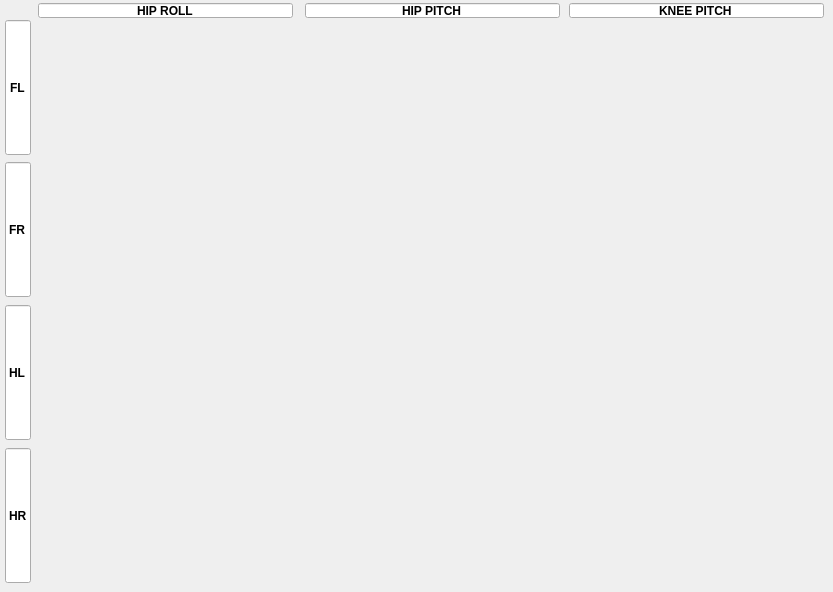
        <widget class="QWidget" name="tab_motor_velocity">
         <attribute name="title">
          <string>Velocity</string>
         </attribute>
         <widget class="QLineEdit" name="LE_HIP_ROLL_2">
          <property name="geometry">
           <rect>
            <x>38</x>
            <y>3</y>
            <width>255</width>
            <height>15</height>
           </rect>
          </property>
          <property name="sizePolicy">
           <sizepolicy hsizetype="Expanding" vsizetype="Expanding">
            <horstretch>0</horstretch>
            <verstretch>0</verstretch>
           </sizepolicy>
          </property>
          <property name="font">
           <font>
            <pointsize>9</pointsize>
            <weight>75</weight>
            <bold>true</bold>
           </font>
          </property>
          <property name="mouseTracking">
           <bool>false</bool>
          </property>
          <property name="text">
           <string>HIP ROLL</string>
          </property>
          <property name="alignment">
           <set>Qt::AlignCenter</set>
          </property>
          <property name="readOnly">
           <bool>true</bool>
          </property>
         </widget>
         <widget class="QCustomPlot" name="QCP_MT_VEL_FLHR" native="true">
          <property name="geometry">
           <rect>
            <x>38</x>
            <y>20</y>
            <width>255</width>
            <height>135</height>
           </rect>
          </property>
         </widget>
         <widget class="QCustomPlot" name="QCP_MT_VEL_HLHP" native="true">
          <property name="geometry">
           <rect>
            <x>305</x>
            <y>305</y>
            <width>255</width>
            <height>135</height>
           </rect>
          </property>
         </widget>
         <widget class="QCustomPlot" name="QCP_MT_VEL_HRKP" native="true">
          <property name="geometry">
           <rect>
            <x>569</x>
            <y>448</y>
            <width>255</width>
            <height>135</height>
           </rect>
          </property>
         </widget>
         <widget class="QCustomPlot" name="QCP_MT_VEL_FRHR" native="true">
          <property name="geometry">
           <rect>
            <x>38</x>
            <y>162</y>
            <width>255</width>
            <height>135</height>
           </rect>
          </property>
         </widget>
         <widget class="QLineEdit" name="LE_FL_2">
          <property name="geometry">
           <rect>
            <x>5</x>
            <y>20</y>
            <width>26</width>
            <height>135</height>
           </rect>
          </property>
          <property name="sizePolicy">
           <sizepolicy hsizetype="Expanding" vsizetype="Expanding">
            <horstretch>0</horstretch>
            <verstretch>0</verstretch>
           </sizepolicy>
          </property>
          <property name="font">
           <font>
            <pointsize>9</pointsize>
            <weight>75</weight>
            <italic>false</italic>
            <bold>true</bold>
            <underline>false</underline>
            <kerning>false</kerning>
           </font>
          </property>
          <property name="mouseTracking">
           <bool>false</bool>
          </property>
          <property name="layoutDirection">
           <enum>Qt::LeftToRight</enum>
          </property>
          <property name="autoFillBackground">
           <bool>false</bool>
          </property>
          <property name="text">
           <string>FL</string>
          </property>
          <property name="cursorPosition">
           <number>2</number>
          </property>
          <property name="alignment">
           <set>Qt::AlignCenter</set>
          </property>
          <property name="readOnly">
           <bool>true</bool>
          </property>
          <property name="clearButtonEnabled">
           <bool>false</bool>
          </property>
         </widget>
         <widget class="QCustomPlot" name="QCP_MT_VEL_FRHP" native="true">
          <property name="geometry">
           <rect>
            <x>305</x>
            <y>162</y>
            <width>255</width>
            <height>135</height>
           </rect>
          </property>
         </widget>
         <widget class="QCustomPlot" name="QCP_MT_VEL_FRKP" native="true">
          <property name="geometry">
           <rect>
            <x>569</x>
            <y>162</y>
            <width>255</width>
            <height>135</height>
           </rect>
          </property>
         </widget>
         <widget class="QCustomPlot" name="QCP_MT_VEL_HLHR" native="true">
          <property name="geometry">
           <rect>
            <x>38</x>
            <y>305</y>
            <width>255</width>
            <height>135</height>
           </rect>
          </property>
         </widget>
         <widget class="QCustomPlot" name="QCP_MT_VEL_FLHP" native="true">
          <property name="geometry">
           <rect>
            <x>305</x>
            <y>20</y>
            <width>255</width>
            <height>135</height>
           </rect>
          </property>
         </widget>
         <widget class="QLineEdit" name="LE_HR_2">
          <property name="geometry">
           <rect>
            <x>5</x>
            <y>448</y>
            <width>26</width>
            <height>135</height>
           </rect>
          </property>
          <property name="sizePolicy">
           <sizepolicy hsizetype="Expanding" vsizetype="Expanding">
            <horstretch>0</horstretch>
            <verstretch>0</verstretch>
           </sizepolicy>
          </property>
          <property name="font">
           <font>
            <pointsize>9</pointsize>
            <weight>75</weight>
            <italic>false</italic>
            <bold>true</bold>
            <underline>false</underline>
            <kerning>false</kerning>
           </font>
          </property>
          <property name="mouseTracking">
           <bool>false</bool>
          </property>
          <property name="layoutDirection">
           <enum>Qt::LeftToRight</enum>
          </property>
          <property name="autoFillBackground">
           <bool>false</bool>
          </property>
          <property name="text">
           <string>HR</string>
          </property>
          <property name="alignment">
           <set>Qt::AlignCenter</set>
          </property>
          <property name="readOnly">
           <bool>true</bool>
          </property>
          <property name="clearButtonEnabled">
           <bool>false</bool>
          </property>
         </widget>
         <widget class="QCustomPlot" name="QCP_MT_VEL_FLKP" native="true">
          <property name="geometry">
           <rect>
            <x>569</x>
            <y>20</y>
            <width>255</width>
            <height>135</height>
           </rect>
          </property>
         </widget>
         <widget class="QCustomPlot" name="QCP_MT_VEL_HLKP" native="true">
          <property name="geometry">
           <rect>
            <x>569</x>
            <y>305</y>
            <width>255</width>
            <height>135</height>
           </rect>
          </property>
         </widget>
         <widget class="QLineEdit" name="LE_HL_2">
          <property name="geometry">
           <rect>
            <x>5</x>
            <y>305</y>
            <width>26</width>
            <height>135</height>
           </rect>
          </property>
          <property name="sizePolicy">
           <sizepolicy hsizetype="Expanding" vsizetype="Expanding">
            <horstretch>0</horstretch>
            <verstretch>0</verstretch>
           </sizepolicy>
          </property>
          <property name="font">
           <font>
            <pointsize>9</pointsize>
            <weight>75</weight>
            <italic>false</italic>
            <bold>true</bold>
            <underline>false</underline>
            <kerning>false</kerning>
           </font>
          </property>
          <property name="mouseTracking">
           <bool>false</bool>
          </property>
          <property name="layoutDirection">
           <enum>Qt::LeftToRight</enum>
          </property>
          <property name="autoFillBackground">
           <bool>false</bool>
          </property>
          <property name="text">
           <string>HL</string>
          </property>
          <property name="alignment">
           <set>Qt::AlignCenter</set>
          </property>
          <property name="readOnly">
           <bool>true</bool>
          </property>
          <property name="clearButtonEnabled">
           <bool>false</bool>
          </property>
         </widget>
         <widget class="QCustomPlot" name="QCP_MT_VEL_HRHP" native="true">
          <property name="geometry">
           <rect>
            <x>305</x>
            <y>448</y>
            <width>255</width>
            <height>135</height>
           </rect>
          </property>
         </widget>
         <widget class="QLineEdit" name="LE_FR_2">
          <property name="geometry">
           <rect>
            <x>5</x>
            <y>162</y>
            <width>26</width>
            <height>135</height>
           </rect>
          </property>
          <property name="sizePolicy">
           <sizepolicy hsizetype="Expanding" vsizetype="Expanding">
            <horstretch>0</horstretch>
            <verstretch>0</verstretch>
           </sizepolicy>
          </property>
          <property name="font">
           <font>
            <pointsize>9</pointsize>
            <weight>75</weight>
            <italic>false</italic>
            <bold>true</bold>
            <underline>false</underline>
            <kerning>false</kerning>
           </font>
          </property>
          <property name="mouseTracking">
           <bool>false</bool>
          </property>
          <property name="layoutDirection">
           <enum>Qt::LeftToRight</enum>
          </property>
          <property name="autoFillBackground">
           <bool>false</bool>
          </property>
          <property name="text">
           <string>FR</string>
          </property>
          <property name="alignment">
           <set>Qt::AlignCenter</set>
          </property>
          <property name="readOnly">
           <bool>true</bool>
          </property>
          <property name="clearButtonEnabled">
           <bool>false</bool>
          </property>
         </widget>
         <widget class="QLineEdit" name="LE_HIP_PITCH_2">
          <property name="geometry">
           <rect>
            <x>305</x>
            <y>3</y>
            <width>255</width>
            <height>15</height>
           </rect>
          </property>
          <property name="sizePolicy">
           <sizepolicy hsizetype="Expanding" vsizetype="Expanding">
            <horstretch>0</horstretch>
            <verstretch>0</verstretch>
           </sizepolicy>
          </property>
          <property name="font">
           <font>
            <pointsize>9</pointsize>
            <weight>75</weight>
            <bold>true</bold>
           </font>
          </property>
          <property name="mouseTracking">
           <bool>false</bool>
          </property>
          <property name="text">
           <string>HIP PITCH</string>
          </property>
          <property name="alignment">
           <set>Qt::AlignCenter</set>
          </property>
          <property name="readOnly">
           <bool>true</bool>
          </property>
         </widget>
         <widget class="QCustomPlot" name="QCP_MT_VEL_HRHR" native="true">
          <property name="geometry">
           <rect>
            <x>38</x>
            <y>448</y>
            <width>255</width>
            <height>135</height>
           </rect>
          </property>
         </widget>
         <widget class="QLineEdit" name="LE_KNEE_PITCH_2">
          <property name="geometry">
           <rect>
            <x>569</x>
            <y>3</y>
            <width>255</width>
            <height>15</height>
           </rect>
          </property>
          <property name="sizePolicy">
           <sizepolicy hsizetype="Expanding" vsizetype="Expanding">
            <horstretch>0</horstretch>
            <verstretch>0</verstretch>
           </sizepolicy>
          </property>
          <property name="font">
           <font>
            <pointsize>9</pointsize>
            <weight>75</weight>
            <bold>true</bold>
           </font>
          </property>
          <property name="mouseTracking">
           <bool>false</bool>
          </property>
          <property name="text">
           <string>KNEE PITCH</string>
          </property>
          <property name="alignment">
           <set>Qt::AlignCenter</set>
          </property>
          <property name="readOnly">
           <bool>true</bool>
          </property>
         </widget>
        </widget>
